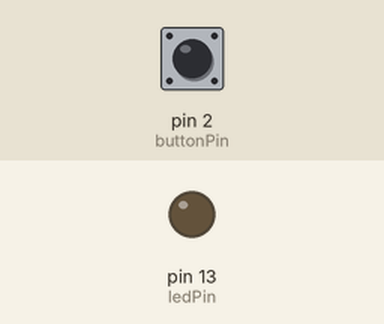
Bench run of a sketch on a simulated Arduino Uno, built with avr-gcc and run on an emulated ATmega328P. Parts: output pins drawn as LEDs (lit = HIGH). Dashed ring = blinking. The test bench sets the inputs (shaded band); at power-on: pin 2 (buttonPin) HIGH.

Above: at 1.2 s.
1.3 s: pin 2 (buttonPin) pulled LOW for 1 s
At 2.6 s:
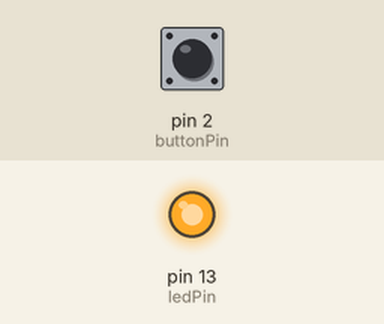
3.8 s: pin 2 (buttonPin) pulled LOW for 0.15 s
At 5.0 s:
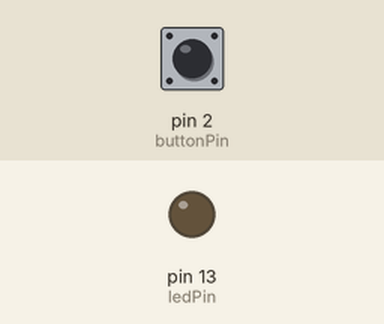
5.4 s: pin 2 (buttonPin) pulled LOW for 3.2 s
At 5.5 s:
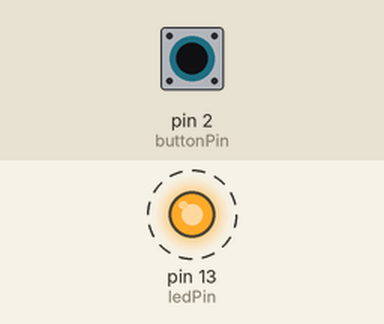
Timing chart, 0 to 9.9 s (numbered marks = the images above; inputs shaded):
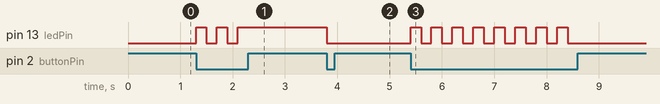

Measured:
- after the input at 1.3 s, pin 13 (ledPin): alternates HIGH for 0.20 s and LOW for 0.20 s, 5 changes in all, then stays HIGH, starting at once
- after the input at 3.8 s, pin 13 (ledPin): HIGH → LOW at once
- after the input at 5.4 s, pin 13 (ledPin): alternates HIGH for 0.20 s and LOW for 0.20 s, 16 changes in all, then stays LOW, starting at once

The sketch:

sketch_mar28c.ino
```cpp
const int ledPin = 13;
const int buttonPin = 2;

bool ledDurumu = false;

void setup() {
    pinMode(ledPin, OUTPUT);
    pinMode(buttonPin, INPUT_PULLUP);
}

void loop() {
    if (digitalRead(buttonPin) == LOW) {  //butona basıldımı?
        ledDurumu = !ledDurumu;  //basıldıysa led durumunu terse cevır
        digitalWrite(ledPin, ledDurumu); //lede yazdır
        delay(200); // Buton sıçramasını önlemek için
    }
}
```
